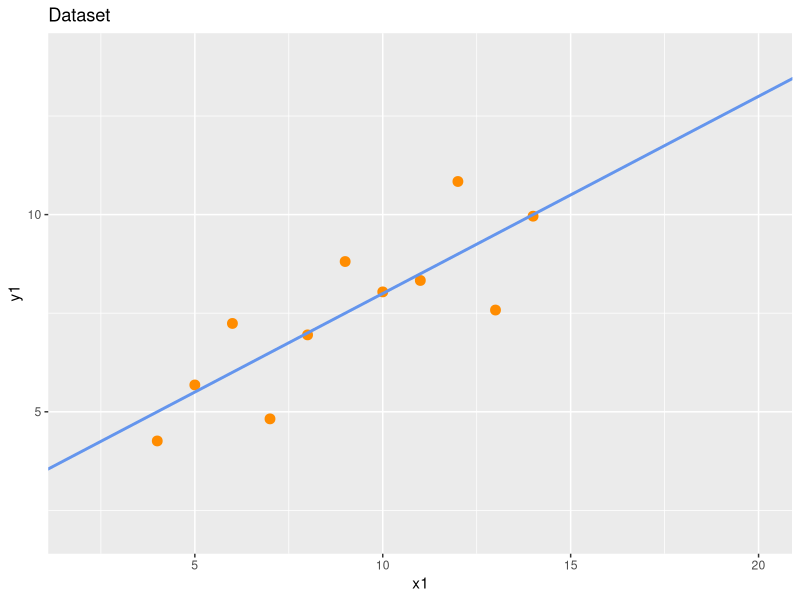
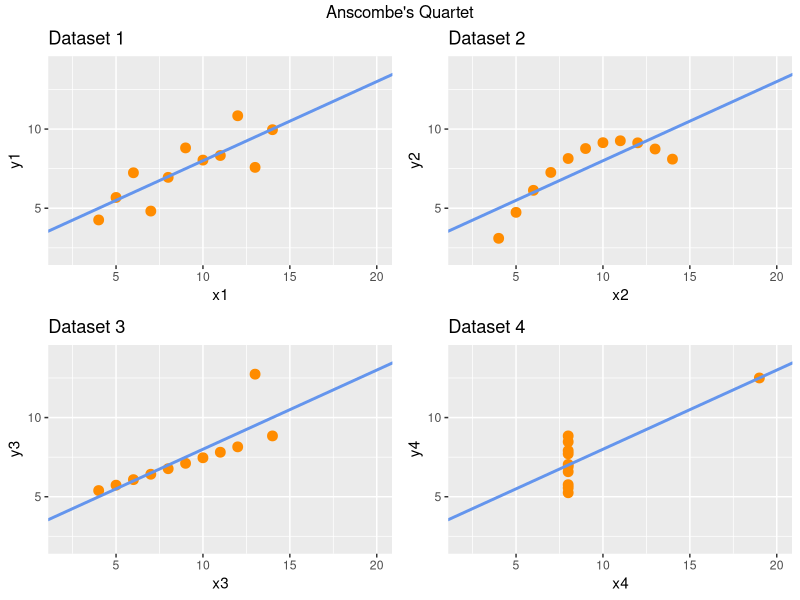
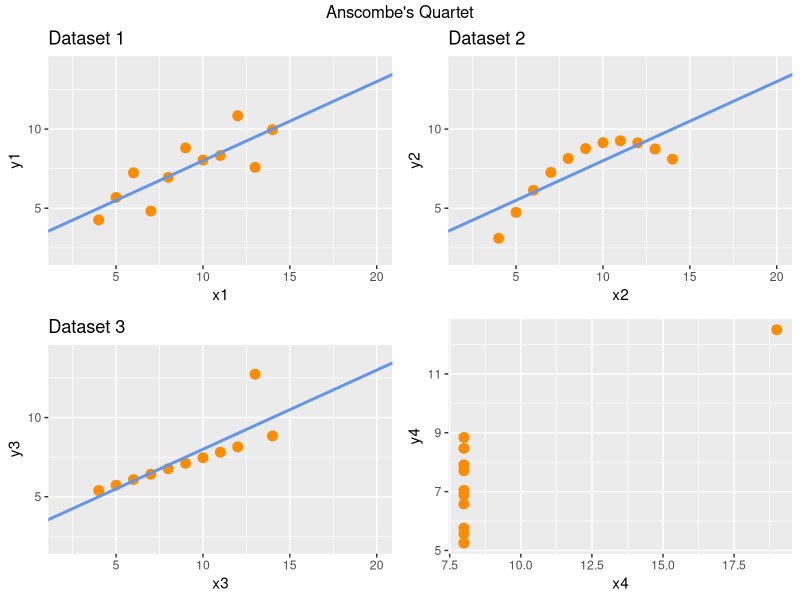

The R script that drew these images, in order: (Note: this script raises an error after producing the figures.)
# Anscombe's Quartet
head(anscombe)

# 평균
apply(anscombe, 2, mean)

# 분산
apply(anscombe, 2,var) 

# 상관관계
cor(anscombe$x1, anscombe$y1)
cor(anscombe$x2, anscombe$y2)
cor(anscombe$x3, anscombe$y3)
cor(anscombe$x4, anscombe$y4)

for (i in 1:4) {
      ans_cor <- cor(anscombe[,i],anscombe[i+4])
      print(ans_cor)
}

# 요약
summary(anscombe)

# 그래프 그리기
library(ggplot2)
ggplot(anscombe) +
      geom_point(aes(x1,y1),color='darkorange',size=3) +
      scale_x_continuous(breaks=seq(2,20,2)) +
      scale_y_continuous(breaks = seq(2,14,2)) +
      xlim(2,20) +
      ylim(2,14) +
      geom_abline(slope=0.5, intercept = 3,
                  color='cornflowerblue', size=1) +
      labs(title='Dataset ')      
      
p1 <- ggplot(anscombe) +
      geom_point(aes(x1,y1),color='darkorange',size=3) +
      scale_x_continuous(breaks = seq(2,20,2)) +
      scale_y_continuous(breaks = seq(2,14,2)) +
      xlim(2,20) +
      ylim(2,14) +
      geom_abline(intercept = 3,slope = 0.5,color='cornflowerblue',size=1) +
      labs(title='Dataset 1') 

p2 <- ggplot(anscombe) +
      geom_point(aes(x2,y2),color='darkorange',size=3) +
      scale_x_continuous(breaks=seq(2,20,2)) +
      scale_y_continuous(breaks = seq(2,14,2)) +
      xlim(2,20) +
      ylim(2,14) +
      geom_abline(intercept = 3,slope = 0.5,color='cornflowerblue',size=1) +
      labs(title='Dataset 2') 

p3 <- ggplot(anscombe) +
      geom_point(aes(x3,y3),color='darkorange',size=3) +
      scale_x_continuous(breaks=seq(2,20,2)) +
      scale_y_continuous(breaks = seq(2,14,2)) +
      xlim(2,20) +
      ylim(2,14) +
      geom_abline(intercept = 3,slope = 0.5,color='cornflowerblue',size=1) +
      labs(title='Dataset 3') 

p4 <- ggplot(anscombe) +
      geom_point(aes(x4,y4),color='darkorange',size=3) +
      scale_x_continuous(breaks=seq(2,20,2)) +
      scale_y_continuous(breaks = seq(2,14,2)) +
      xlim(2,20) +
      ylim(2,14) +
      geom_abline(intercept = 3,slope = 0.5,color='cornflowerblue',size=1) +
      labs(title='Dataset 4')

library(gridExtra)      
grid.arrange(p1,p2,p3,p4, ncol=2, top="Anscombe's Quartet")

###################################################################3

figures <- list()
figures <- append(figures,p1)
figures <- append(figures,p2)
figures <- append(figures,p3)
figures <- append(figures,p4)
figures

# Source Refactoring
x <- ggplot(anscombe) +
     geom_point(aes(x4,y4),color='darkorange',size=3)
m1 <- x
assign(paste('m', 4, sep='.'), x)
grid.arrange(p1,p2,p3,m.4, ncol=2, top="Anscombe's Quartet")

library(dplyr)
      x <- ggplot(anscombe) +
           geom_point(aes(anscombe[,i],anscombe[,i+4]),color='darkorange',size=3) +
           scale_x_continuous(breaks=seq(2,20,2)) +
           scale_y_continuous(breaks = seq(2,14,2)) +
           xlim(2,20) +
           ylim(2,14) +
           geom_abline(intercept = 3,slope = 0.5,color='cornflowerblue',size=1) +
           labs(title=paste0('Dataset', i), x=paste0('x',i), y=paste0('y', i)) +
           assign(paste('m', i, sep='.'), x)
     
     

grid.arrange(m.1,m.2,m.3,m.4, ncol=2, top="Anscombe's Quartet")





